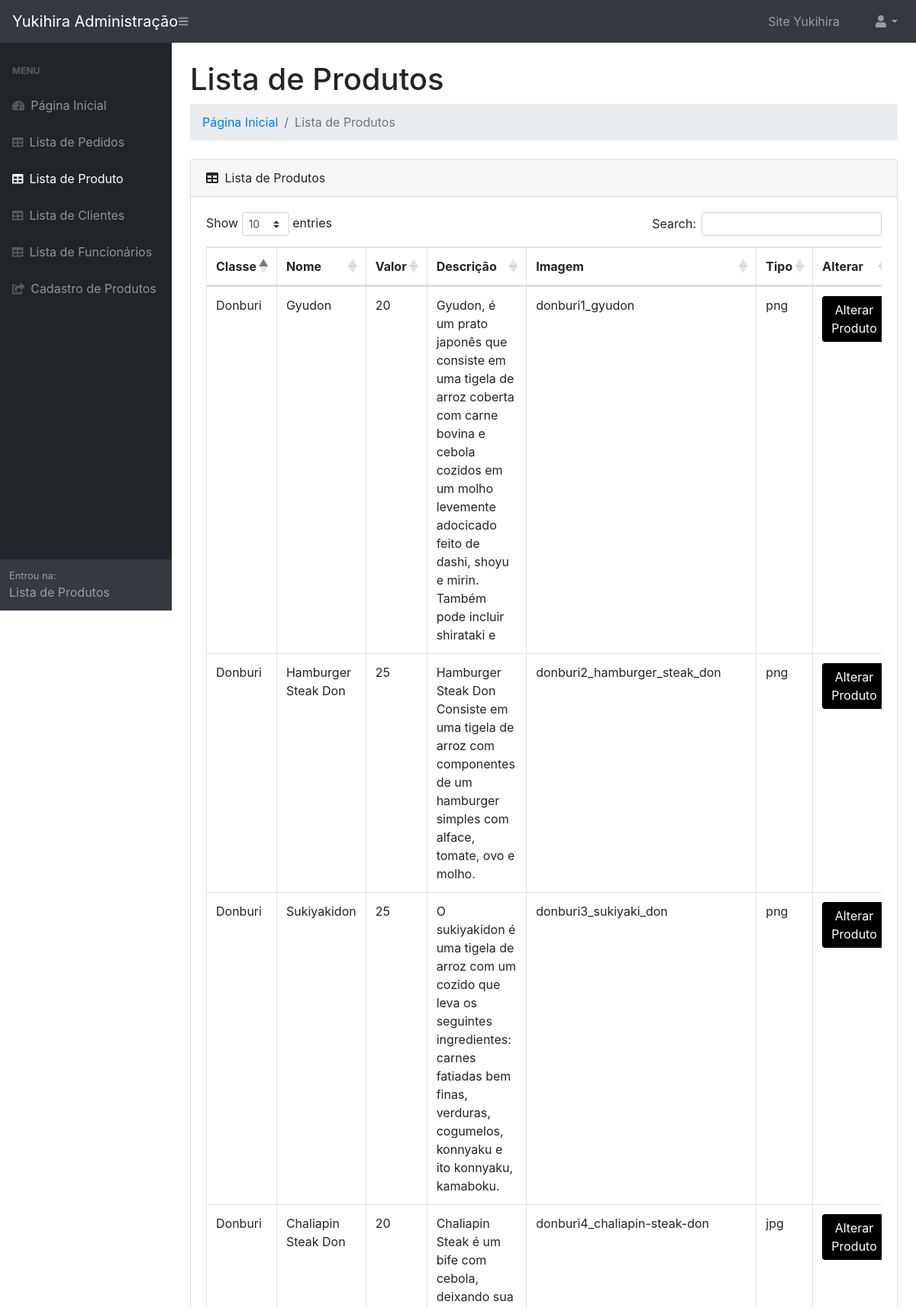
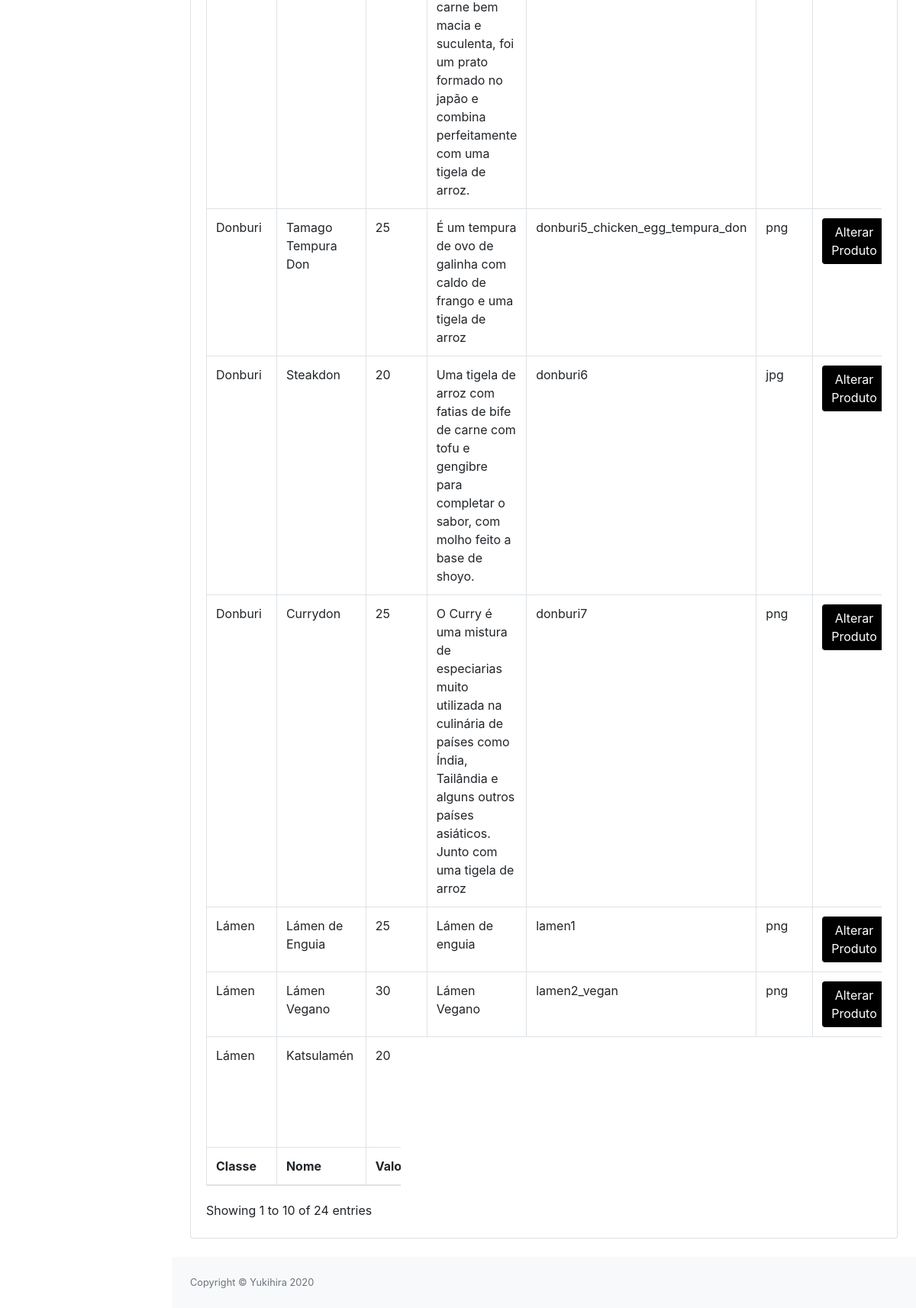
The page /usuario/lista_produto.php on the database its author committed (2 pictures, top to bottom).
### tables this page shows
CREATE TABLE `produto` (
  `idproduto` int(11) NOT NULL,
  `classe_produto` varchar(45) NOT NULL,
  `nome_produto` varchar(45) NOT NULL,
  `valor_produto` float NOT NULL,
  `descricao_produto` varchar(200) NOT NULL,
  `img_produto` varchar(45) DEFAULT NULL,
  `tipo_img` varchar(4) DEFAULT NULL
);

### usuario/lista_produto.php (the view, shortened to what this page needs)
<?php
$nome_usuario = $_SESSION["sessao_nome_usuario"];
include 'conexao.php';
$consulta_produto = $conexao->query("SELECT * FROM `produto`");
?>
<!DOCTYPE html>
<html lang="PT-BR">
<head>
    <link href="css/styles.css" rel="stylesheet" />
    <link href="https://cdn.datatables.net/1.10.20/css/dataTables.bootstrap4.min.css" rel="stylesheet" />
</head>
<body class="sb-nav-fixed">
    <nav class="sb-topnav navbar navbar-expand navbar-dark bg-dark">
        <a class="navbar-brand" href="administracao.php">Yukihira Administração</a>
        <button class="btn btn-link btn-sm order-1 order-lg-0" id="sidebarToggle" href="#"><i class="fas fa-bars"></i></button>
        <form class="d-none d-md-inline-block form-inline ml-auto mr-0 mr-md-3 my-2 my-md-0">
            <div class="collapse navbar-collapse" id="navbarResponsive">
                <ul class="navbar-nav ml-auto">
                    <li class="nav-item mx-0 mx-lg-1"><a class="nav-link py-3 px-0 px-lg-3" href="../index.php">Site Yukihira</a>
                    </li>
                </ul>
            </div>
        </form>
        <ul class="navbar-nav ml-auto ml-md-0">
            <li class="nav-item dropdown">
                <a class="nav-link dropdown-toggle" id="userDropdown" href="#" role="button" data-toggle="dropdown" aria-haspopup="true" aria-expanded="false"><i class="fas fa-user fa-fw"></i><?php echo $nome_usuario ?></a>
            </li>
        </ul>
    </nav>
    <div id="layoutSidenav">
        <div id="layoutSidenav_nav">
            <nav class="sb-sidenav accordion sb-sidenav-dark" id="sidenavAccordion">
                <div class="sb-sidenav-menu">
                    <div class="nav">
                        <div class="sb-sidenav-menu-heading">Menu</div>
                        <a class="nav-link" href="administracao.php">
                            <div class="sb-nav-link-icon"><i class="fas fa-tachometer-alt"></i></div>
                            Página Inicial
                        </a>
                        <a class="nav-link" href="lista_pedidos.php">
                            <div class="sb-nav-link-icon"><i class="fas fa-table"></i></div>
                            Lista de Pedidos
                        </a>
                        <a class="nav-link" href="lista_produto.php">
                            <div class="sb-nav-link-icon"><i class="fas fa-table"></i></div>
                            Lista de Produto
                        </a>
                        <a class="nav-link" href="lista_cliente.php">
                            <div class="sb-nav-link-icon"><i class="fas fa-table"></i></div>
                            Lista de Clientes
                        </a>
                        <a class="nav-link" href="lista_usuario.php">
                            <div class="sb-nav-link-icon"><i class="fas fa-table"></i></div>
                            Lista de Funcionários
                        </a>
                        <a class="nav-link" href="cadastro_produto.php">
                            <div class="sb-nav-link-icon"><i class="fas fa-share-square"></i></div>
                            Cadastro de Produtos
                        </a>
                    </div>
                </div>
                <div class="sb-sidenav-footer">
                    <div class="small">Entrou na:</div>
                    Lista de Produtos
                </div>
            </nav>
        </div>
        <div id="layoutSidenav_content">
            <main>
                <div class="container-fluid">
                    <h1 class="mt-4">Lista de Produtos</h1>
                    <ol class="breadcrumb mb-4">
                        <li class="breadcrumb-item"><a href="administracao.php">Página Inicial</a></li>
                        <li class="breadcrumb-item active">Lista de Produtos</li>
                    </ol>
                    <div class="card mb-4">
                        <div class="card-header">
                            <i class="fas fa-table mr-1"></i>
                            Lista de Produtos
                        </div>
                        <div class="card-body">
                            <div class="table-responsive">
                                <table class="table table-bordered" id="dataTable" width="100%" cellspacing="0">
                                    <thead>
                                        <tr>
                                            <th>Classe</th>
                                            <th>Nome</th>
                                            <th>Valor</th>
                                            <th>Descrição</th>
                                            <th>Imagem</th>
                                            <th>Tipo</th>
                                            <th>Alterar</th>
                                        </tr>
                                    </thead>
                                    <tfoot>
                                        <tr>
                                            <th>Classe</th>
                                            <th>Nome</th>
                                            <th>Valor</th>
                                            <th>Descrição</th>
                                            <th>Imagem</th>
                                            <th>Tipo</th>
                                            <th>Alterar</th>
                                        </tr>
                                    </tfoot>
                                    <tbody>
                                        <?php
                                        while ($lista = $consulta_produto->fetch(PDO::FETCH_ASSOC)) {
                                        ?>
                                            <tr>
                                                <form action="alterar_produto.php" method="POST">
                                                    <td><input type="hidden" name="classe_produto" value="<?php echo $lista["classe_produto"] ?>"> <?php echo $lista["classe_produto"] ?> </td>
                                                    <td><input type="hidden" name="nome_produto" value="<?php echo $lista["nome_produto"] ?>"> <?php echo $lista["nome_produto"] ?> </td>
                                                    <td><input type="hidden" name="valor_produto" value="<?php echo $lista["valor_produto"] ?>"> <?php echo $lista["valor_produto"] ?> </td>
                                                    <td><input type="hidden" name="descricao_produto" value="<?php echo $lista["descricao_produto"] ?>"> <?php echo $lista["descricao_produto"] ?> </td>
                                                    <td><input type="hidden" name="img_produto" value="<?php echo $lista["img_produto"] ?>"> <?php echo $lista["img_produto"] ?> </td>
                                                    <td><input type="hidden" name="tipo_img" value="<?php echo $lista["tipo_img"] ?>"> <?php echo $lista["tipo_img"] ?> </td>
                                                    <td><button id="botao_pedir" name="idproduto" value="<?php echo $lista["idproduto"] ?>" class="btn btn-primary">Alterar Produto</button></td>
                                                </form>
                                            </tr>
                                        <?php } ?>
                                    </tbody>
                                </table>
                            </div>
                        </div>
                    </div>
                </div>
            </main>
            <footer class="py-4 bg-light mt-auto">
                <div class="container-fluid">
                    <div class="d-flex align-items-center justify-content-between small">
                        <div class="text-muted">Copyright &copy; Yukihira 2020</div>
                    </div>
                </div>
            </footer>
        </div>
    </div>
</body>
</html>

### usuario/lista_produto.php (style rules this page uses)
#botao_pedir { background-color: #000; border: none; }

### rows shown on the page
produto: classe_produto "Donburi", nome_produto "Gyudon", valor_produto "20", descricao_produto "Gyudon, é um prato japonês que consiste em uma tigela de arroz coberta com carne bovina e cebola cozidos em um molho levemente adocicado feito de dashi, shoyu e mirin. Também pode incluir shirataki e", img_produto "donburi1_gyudon", tipo_img "png", $lista["idproduto"] 7 (drawn)
produto: classe_produto "Donburi", nome_produto "Hamburger Steak Don", valor_produto "25", descricao_produto "Hamburger Steak Don Consiste em uma tigela de arroz com componentes de um hamburger simples com alface, tomate, ovo e molho.", img_produto "donburi2_hamburger_steak_don", tipo_img "png", $lista["idproduto"] 8 (drawn)
produto: classe_produto "Donburi", nome_produto "Sukiyakidon", valor_produto "25", descricao_produto "O sukiyakidon é uma tigela de arroz com um cozido que leva os seguintes ingredientes: carnes fatiadas bem finas, verduras, cogumelos, konnyaku e ito konnyaku, kamaboku.", img_produto "donburi3_sukiyaki_don", tipo_img "png", $lista["idproduto"] 9 (drawn)
produto: classe_produto "Donburi", nome_produto "Chaliapin Steak Don", valor_produto "20", descricao_produto "Chaliapin Steak é um bife com cebola, deixando sua carne bem macia e suculenta, foi um prato formado no japão e combina perfeitamente com uma tigela de arroz.", img_produto "donburi4_chaliapin-steak-don", tipo_img "jpg", $lista["idproduto"] 10 (drawn)
produto: classe_produto "Donburi", nome_produto "Tamago Tempura Don", valor_produto "25", descricao_produto "É um tempura de ovo de galinha com caldo de frango e uma tigela de arroz", img_produto "donburi5_chicken_egg_tempura_don", tipo_img "png", $lista["idproduto"] 11 (drawn)
produto: classe_produto "Donburi", nome_produto "Steakdon", valor_produto "20", descricao_produto "Uma tigela de arroz com fatias de bife de carne com tofu e gengibre para completar o sabor, com molho feito a base de shoyo.", img_produto "donburi6", tipo_img "jpg", $lista["idproduto"] 12 (drawn)
produto: classe_produto "Donburi", nome_produto "Currydon", valor_produto "25", descricao_produto "O Curry é uma mistura de especiarias muito utilizada na culinária de países como Índia, Tailândia e alguns outros países asiáticos. Junto com uma tigela de arroz", img_produto "donburi7", tipo_img "png", $lista["idproduto"] 13 (drawn)
produto: classe_produto "Lámen", nome_produto "Lámen de Enguia", valor_produto "25", descricao_produto "Lámen de enguia", img_produto "lamen1", tipo_img "png", $lista["idproduto"] 14 (drawn)
produto: classe_produto "Lámen", nome_produto "Lámen Vegano", valor_produto "30", descricao_produto "Lámen Vegano", img_produto "lamen2_vegan", tipo_img "png", $lista["idproduto"] 15 (drawn)
produto: classe_produto "Lámen", nome_produto "Katsulamén", valor_produto "20", $lista["idproduto"] 16 (drawn)
